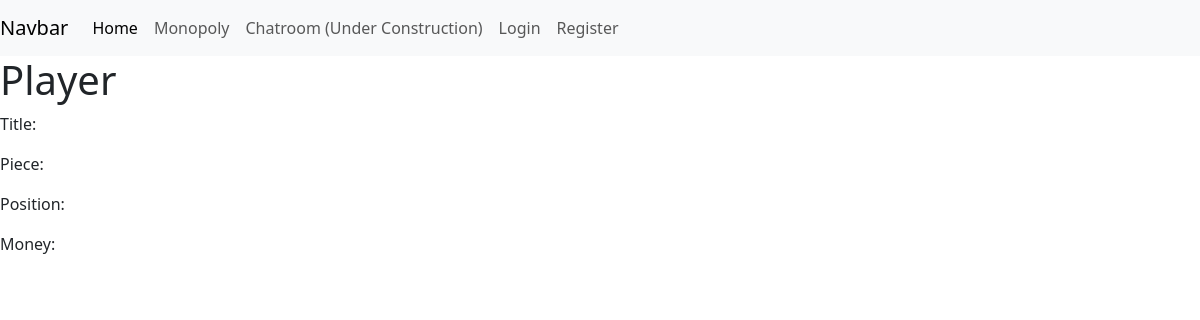
Page /details/1 on the earlier database version.
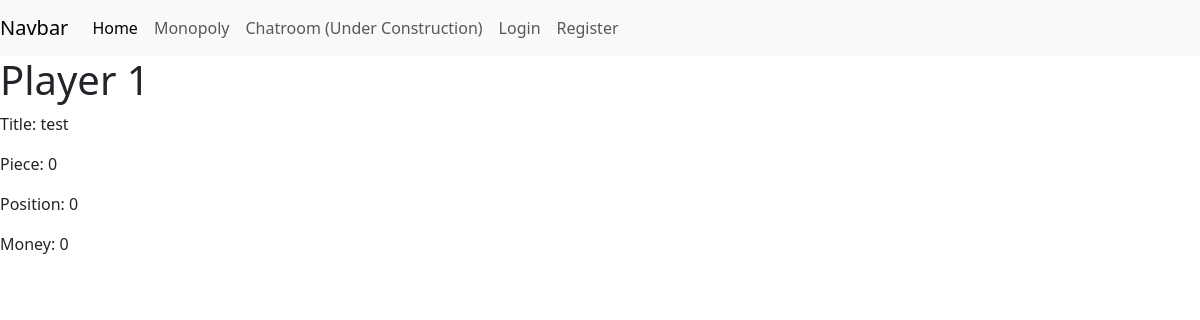
Same page on the later database version.
### models.py (models this page shows, shortened)
class Player(UserMixin, db.Model):
    __tablename__ = "players"
    id: Mapped[int] = mapped_column(primary_key=True)
    title: Mapped[str] = mapped_column(String(30))
    piece: Mapped[int] = mapped_column()
    position: Mapped[int] = mapped_column()
    money: Mapped[int] = mapped_column()
    password_hash: Mapped[Optional[str]] = mapped_column(String(256))
    properties = relationship(
        "Property",
        back_populates="owner",
        cascade="save-update"
    )

### routes/home/home_routes.py (the view)
    @app.route("/details/<id>")
    def details(id):
        player = Player.query.filter(Player.id == id).first()  # Given as list, so we need first
        return render_template("details.html", player=player)

### templates/details.html (shortened to what this page needs)
{% extends "base.html" %}
{% block content %}
<h1>Player {{player.id}}</h1>
<p>Title: {{player.title}}</p>
<p>Piece: {{player.piece}}</p>
<p>Position: {{player.position}}</p>
<p>Money: {{player.money}}</p>
{% endblock %}

Differences in the rows shown:
added Player: id "1", title "test", piece "0", position "0", money "0"
